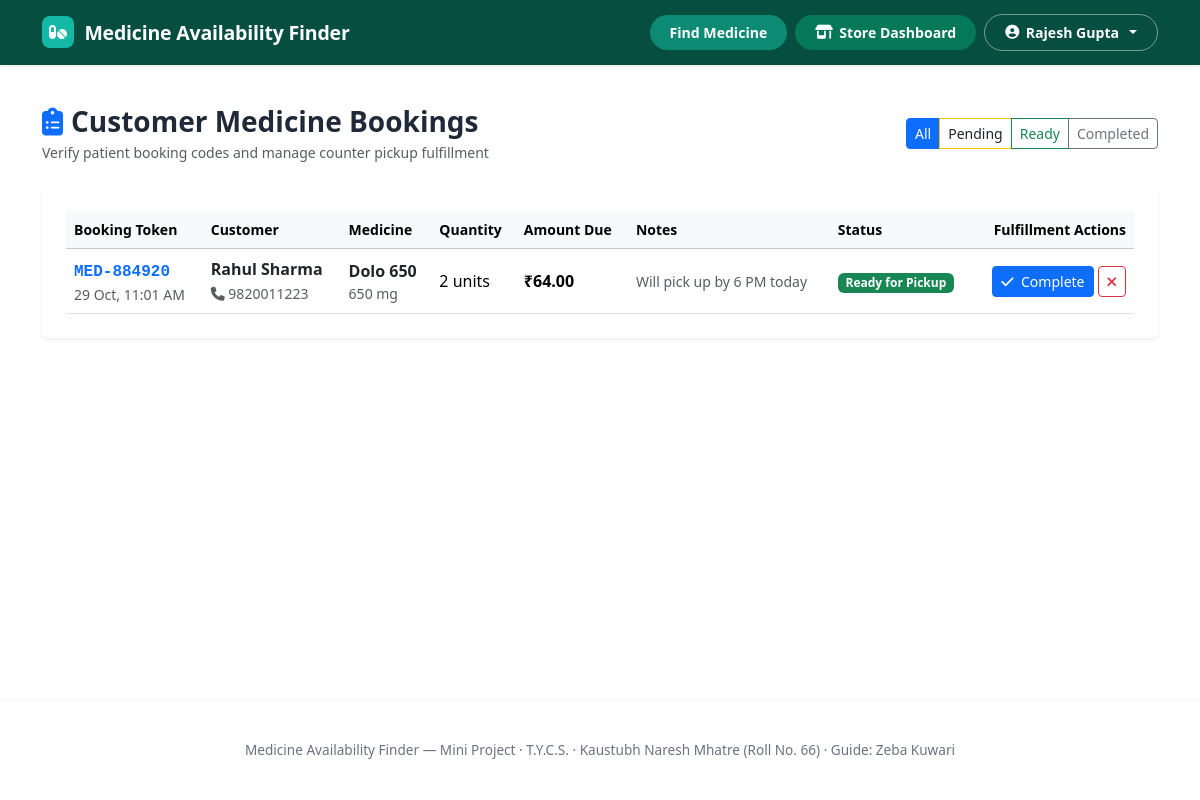
Page /store/reservations (signed in) on the committed database.
### models.py (models this page shows, shortened)
class User(db.Model):
    __tablename__ = 'users'
    id = db.Column(db.Integer, primary_key=True)
    full_name = db.Column(db.String(120), nullable=False)
    email = db.Column(db.String(120), unique=True, nullable=False, index=True)
    password_hash = db.Column(db.String(256), nullable=False)
    role = db.Column(db.String(20), nullable=False, default='customer') # customer, store, supplier, admin
    phone = db.Column(db.String(20), nullable=True)
    created_at = db.Column(db.DateTime, default=datetime.utcnow)
    store_profile = db.relationship('Store', backref='owner', uselist=False, cascade='all, delete-orphan')
    supplier_profile = db.relationship('Supplier', backref='owner', uselist=False, cascade='all, delete-orphan')
    reservations = db.relationship('Reservation', backref='customer', lazy='dynamic')

class Reservation(db.Model):
    __tablename__ = 'reservations'
    id = db.Column(db.Integer, primary_key=True)
    customer_id = db.Column(db.Integer, db.ForeignKey('users.id'), nullable=False)
    store_id = db.Column(db.Integer, db.ForeignKey('stores.id'), nullable=False)
    medicine_id = db.Column(db.Integer, db.ForeignKey('medicines.id'), nullable=False)
    quantity = db.Column(db.Integer, nullable=False, default=1)
    unit_price = db.Column(db.Float, nullable=False)
    total_price = db.Column(db.Float, nullable=False)
    reservation_code = db.Column(db.String(20), unique=True, nullable=False)
    status = db.Column(db.String(30), nullable=False, default='Reserved') # Reserved, Ready for Pickup, Completed, Cancelled
    customer_notes = db.Column(db.String(250), nullable=True)
    created_at = db.Column(db.DateTime, default=datetime.utcnow)
    medicine = db.relationship('Medicine')

class Medicine(db.Model):
    __tablename__ = 'medicines'
    id = db.Column(db.Integer, primary_key=True)
    name = db.Column(db.String(150), nullable=False, index=True) # e.g. Dolo 650, Crocin Advance
    generic_name = db.Column(db.String(150), nullable=False, index=True) # e.g. Paracetamol
    strength = db.Column(db.String(50), nullable=False) # e.g. 650 mg, 500 mg
    category = db.Column(db.String(50), nullable=False, default='Tablet') # Tablet, Syrup, Capsule, Drops, Ointment
    manufacturer = db.Column(db.String(120), nullable=True) # e.g. Micro Labs, GSK, Cipla
    default_mrp = db.Column(db.Float, nullable=False, default=0.0)
    uses = db.Column(db.Text, nullable=True) # Medical indications / symptoms
    dosage_info = db.Column(db.String(250), nullable=True) # Dosage advice
    prescription_required = db.Column(db.Boolean, default=False)
    is_generic = db.Column(db.Boolean, default=False) # True if sold under pure generic name
    inventory_entries = db.relationship('StoreInventory', backref='medicine', lazy='dynamic', cascade='all, delete-orphan')
    supplier_listings = db.relationship('SupplierCatalog', backref='medicine', lazy='dynamic', cascade='all, delete-orphan')

### routes/store_routes.py (the view)
@store_bp.route('/reservations')
@login_required
@role_required('store')
def reservations():
    store = get_current_store()
    if not store:
        return redirect(url_for('customer.index'))
    status_filter = request.args.get('status', 'all')
    res_query = Reservation.query.filter_by(store_id=store.id)
    if status_filter != 'all':
        res_query = res_query.filter_by(status=status_filter)
    reservations_list = res_query.order_by(Reservation.created_at.desc()).all()
    return render_template('store/reservations.html', store=store, reservations=reservations_list, status_filter=status_filter)

### routes/auth_routes.py (called while the page is built)
def login_required(f):
    @wraps(f)
    def decorated_function(*args, **kwargs):
        if 'user_id' not in session:
            flash('Please log in to access this page.', 'warning')
            return redirect(url_for('auth.login', next=request.url))
        return f(*args, **kwargs)
    return decorated_function

def role_required(*allowed_roles):
    def decorator(f):
        @wraps(f)
        def decorated_function(*args, **kwargs):
            if 'user_id' not in session:
                flash('Please log in first.', 'warning')
                return redirect(url_for('auth.login', next=request.url))
            user_role = session.get('user_role')
            if user_role not in allowed_roles:
                flash(f'Unauthorized access. This area is reserved for {", ".join(allowed_roles)}.', 'danger')
                return redirect(url_for('customer.index'))
            return f(*args, **kwargs)
        return decorated_function
    return decorator

### routes/store_routes.py (called while the page is built)
def get_current_store():
    store_id = session.get('store_id')
    if not store_id:
        store = Store.query.filter_by(user_id=session.get('user_id')).first()
        if store:
            session['store_id'] = store.id
            session['store_name'] = store.store_name
            return store
    else:
        return db.session.get(Store, store_id)
    return None

### templates/store/reservations.html (shortened to what this page needs)
{% extends 'base.html' %}
{% block content %}
<div class="container py-4">
    <div class="d-flex flex-column flex-md-row justify-content-between align-items-md-center gap-3 mb-4">
        <div>
            <h3 class="fw-bold mb-1"><i class="fa-solid fa-clipboard-list text-primary me-2"></i>Customer Medicine Bookings</h3>
            <p class="text-muted small mb-0">Verify patient booking codes and manage counter pickup fulfillment</p>
        </div>
        <div class="btn-group">
            <a href="{{ url_for('store.reservations', status='all') }}" class="btn btn-sm {% if status_filter == 'all' %}btn-primary{% else %}btn-outline-secondary{% endif %}">All</a>
            <a href="{{ url_for('store.reservations', status='Reserved') }}" class="btn btn-sm {% if status_filter == 'Reserved' %}btn-warning text-dark{% else %}btn-outline-warning text-dark{% endif %}">Pending</a>
            <a href="{{ url_for('store.reservations', status='Ready for Pickup') }}" class="btn btn-sm {% if status_filter == 'Ready for Pickup' %}btn-success{% else %}btn-outline-success{% endif %}">Ready</a>
            <a href="{{ url_for('store.reservations', status='Completed') }}" class="btn btn-sm {% if status_filter == 'Completed' %}btn-secondary{% else %}btn-outline-secondary{% endif %}">Completed</a>
        </div>
    </div>
    <div class="card p-4 shadow-sm border-0">
        {% if reservations %}
        <div class="table-responsive">
            <table class="table table-hover align-middle mb-0">
                <thead class="table-light small">
                    <tr>
                        <th>Booking Token</th>
                        <th>Customer</th>
                        <th>Medicine</th>
                        <th>Quantity</th>
                        <th>Amount Due</th>
                        <th>Notes</th>
                        <th>Status</th>
                        <th class="text-end">Fulfillment Actions</th>
                    </tr>
                </thead>
                <tbody>
                    {% for res in reservations %}
                    <tr>
                        <td>
                            <strong class="font-monospace text-primary fs-6">{{ res.reservation_code }}</strong>
                            <small class="text-muted d-block">{{ res.created_at.strftime('%d %b, %I:%M %p') }}</small>
                        </td>
                        <td>
                            <strong class="text-dark d-block">{{ res.customer.full_name }}</strong>
                            <small class="text-muted"><i class="fa-solid fa-phone"></i> {{ res.customer.phone or 'N/A' }}</small>
                        </td>
                        <td>
                            <span class="fw-semibold text-dark">{{ res.medicine.name }}</span>
                            <small class="text-muted d-block">{{ res.medicine.strength }}</small>
                        </td>
                        <td>{{ res.quantity }} units</td>
                        <td><strong class="text-teal fs-6">{{ res.total_price | currency }}</strong></td>
                        <td class="small text-muted">{{ res.customer_notes or '-' }}</td>
                        <td>
                            {% if res.status == 'Ready for Pickup' %}
                            <span class="badge bg-success">Ready for Pickup</span>
                            {% elif res.status == 'Completed' %}
                            <span class="badge bg-secondary">Completed</span>
                            {% elif res.status == 'Cancelled' %}
                            <span class="badge bg-danger">Cancelled</span>
                            {% else %}
                            <span class="badge bg-warning text-dark">Processing</span>
                            {% endif %}
                        </td>
                        <td class="text-end">
                            <div class="btn-group">
                                {% if res.status == 'Ready for Pickup' %}
                                <form action="{{ url_for('store.update_reservation_status', res_id=res.id) }}" method="POST" class="d-inline">
                                    <button type="submit" class="btn btn-sm btn-primary" title="Hand Over">
                                        <i class="fa-solid fa-check me-1"></i> Complete
                                    </button>
                                </form>
                                {% endif %}
                                {% if res.status in ['Reserved', 'Ready for Pickup'] %}
                                <form action="{{ url_for('store.update_reservation_status', res_id=res.id) }}" method="POST" onsubmit="return confirm('Cancel this reservation? Stock will be restored.');" class="d-inline ms-1">
                                    <button type="submit" class="btn btn-sm btn-outline-danger" title="Cancel Reservation">
                                        <i class="fa-solid fa-xmark"></i>
                                    </button>
                                </form>
                                {% endif %}
                            </div>
                        </td>
                    </tr>
                    {% endfor %}
                </tbody>
            </table>
        </div>
        {% else %}
        <div class="p-4 text-center text-muted">
            <i class="fa-solid fa-receipt fa-3x mb-2 text-secondary"></i>
            <p class="mb-0">No reservations found under this filter.</p>
        </div>
        {% endif %}
    </div>
</div>
{% endblock %}

### templates/base.html (shortened to what this page needs)
<!DOCTYPE html>
<html lang="en">
<head>
    <link href="https://cdn.jsdelivr.net/npm/bootstrap@5.3.3/dist/css/bootstrap.min.css" rel="stylesheet">
    <link href="https://cdnjs.cloudflare.com/ajax/libs/font-awesome/6.5.2/css/all.min.css" rel="stylesheet">
    <link rel="stylesheet" href="https://unpkg.com/leaflet@1.9.4/dist/leaflet.css" />
    <link rel="stylesheet" href="{{ url_for('static', filename='css/style.css') }}">
</head>
<body>
    <header class="navbar-custom">
        <div class="container d-flex justify-content-between align-items-center">
            <a href="{{ url_for('customer.index') }}" class="brand-wrapper">
                <div class="brand-icon">
                    <i class="fa-solid fa-pills"></i>
                </div>
                <span class="brand-title">Medicine Availability Finder</span>
            </a>
            <div class="d-flex align-items-center gap-2">
                <a href="{{ url_for('customer.index') }}" class="nav-pill-btn">
                    Find Medicine
                </a>
                {% if is_logged_in and user_role == 'store' %}
                <a href="{{ url_for('store.dashboard') }}" class="nav-pill-btn" style="background-color: #047857;">
                    <i class="fa-solid fa-shop"></i> Store Dashboard
                </a>
                {% else %}
                <a href="{{ url_for('auth.login') }}" class="nav-pill-outline">
                    Pharmacy Portal
                </a>
                {% endif %}
                <div class="dropdown">
                    <button class="nav-pill-outline dropdown-toggle" type="button" data-bs-toggle="dropdown" aria-expanded="false">
                        {% if is_logged_in %}
                            <i class="fa-solid fa-circle-user"></i> {{ current_user.full_name | truncate(15) }}
                        {% else %}
                            Portals
                        {% endif %}
                    </button>
                </div>
            </div>
        </div>
    </header>
    <main class="flex-grow-1">
        {% block content %}{% endblock %}
    </main>
    <footer class="site-footer">
        <div class="container">
            Medicine Availability Finder — Mini Project &middot; T.Y.C.S. &middot; Kaustubh Naresh Mhatre (Roll No. 66) &middot; Guide: Zeba Kuwari
        </div>
    </footer>
</body>
</html>

### static/css/style.css (style rules this page uses)
:root { --primary-teal: #064e40; --primary-teal-dark: #04382e; --teal-accent: #0d8a74; --teal-accent-hover: #0a6f5d; --mint-badge: #14b8a6; --body-bg: #ffffff; --text-heading: #0a3d36; --text-sub: #4b5563; --border-light: #e5e7eb; --card-bg: #ffffff; --success-green: #10b981; --warning-amber: #f59e0b; --danger-red: #ef4444; }
body { font-family: 'Segoe UI', system-ui, -apple-system, sans-serif; background-color: var(--body-bg); color: #1f2937; min-height: 100vh; display: flex; flex-direction: column; }
.navbar-custom { background-color: var(--primary-teal); padding: 0.85rem 1rem; box-shadow: 0 2px 4px rgba(0, 0, 0, 0.08); }
.brand-wrapper { display: flex; align-items: center; gap: 0.65rem; text-decoration: none; }
.brand-icon { width: 32px; height: 32px; background-color: var(--mint-badge); border-radius: 8px; display: flex; align-items: center; justify-content: center; color: white; font-size: 1rem; font-weight: bold; }
.brand-title { color: #ffffff; font-weight: 700; font-size: 1.22rem; letter-spacing: -0.2px; margin: 0; }
.nav-pill-btn { background-color: var(--teal-accent); color: #ffffff !important; border-radius: 9999px; padding: 0.45rem 1.25rem; font-size: 0.88rem; font-weight: 600; text-decoration: none; transition: all 0.2s ease; border: none; display: inline-flex; align-items: center; gap: 0.4rem; }
.nav-pill-outline { background-color: transparent; color: #ffffff !important; border-radius: 9999px; padding: 0.45rem 1.25rem; font-size: 0.88rem; font-weight: 600; text-decoration: none; border: 1px solid rgba(255, 255, 255, 0.45); transition: all 0.2s ease; display: inline-flex; align-items: center; gap: 0.4rem; }
.site-footer { margin-top: auto; padding: 2.5rem 1rem; text-align: center; border-top: 1px solid #f3f4f6; color: #6b7280; font-size: 0.85rem; }

### rows in the picture
User: full_name "Rajesh Gupta"
Reservation: reservation_code "MED-884920", created_at "29 Oct, 11:01 AM", customer.full_name "Rahul Sharma", customer "9820011223", medicine.name "Dolo 650", medicine.strength "650 mg", quantity "2", total_price "₹64.00", customer_notes "Will pick up by 6 PM today", status "Ready for Pickup"
